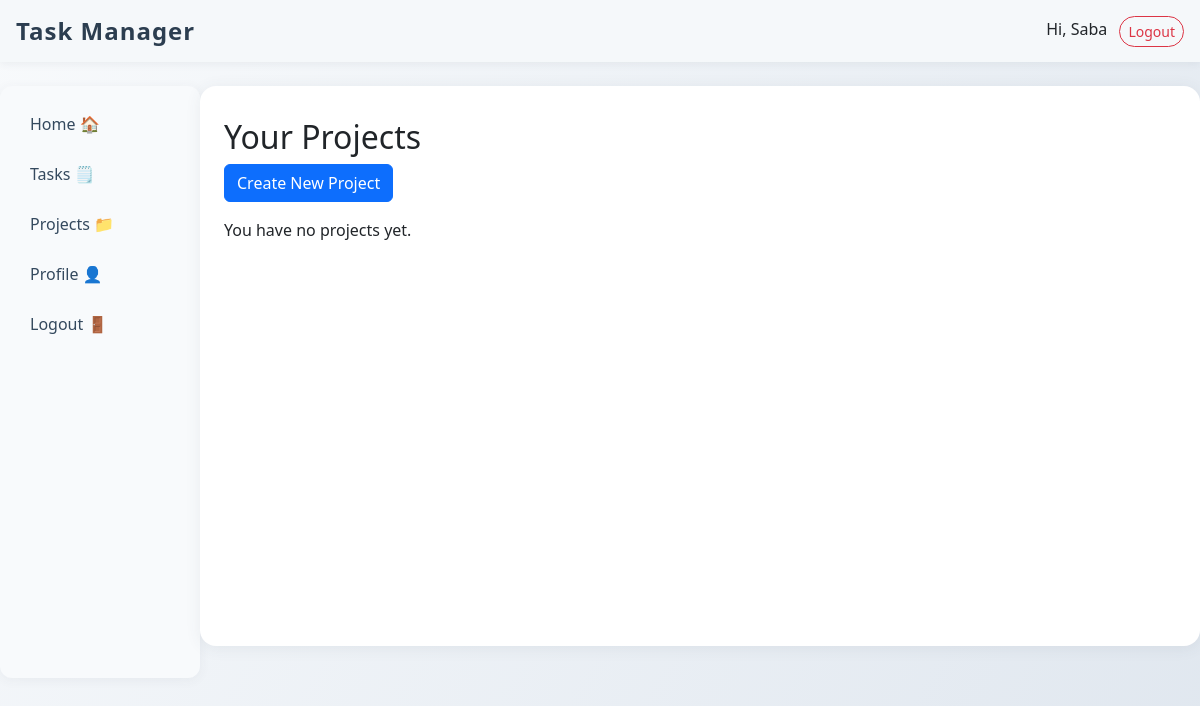
The app's page /projects/ (signed in), older data.
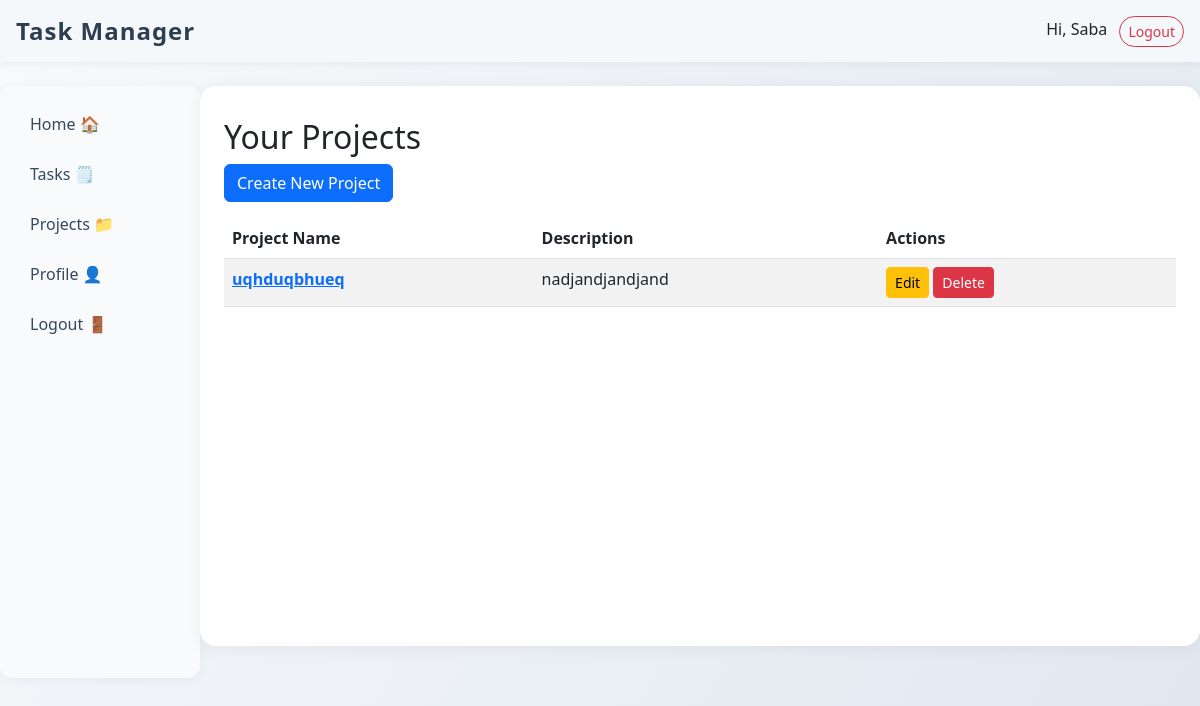
The same page, newer data.
### accounts/models.py (models this page shows, shortened)
class CustomUser(AbstractBaseUser, PermissionsMixin):
    email = models.EmailField(unique=True)
    first_name = models.CharField(max_length=50, blank=True)
    last_name = models.CharField(max_length=50, blank=True)
    is_active = models.BooleanField(default=True)
    is_staff = models.BooleanField(default=False)
    date_joined = models.DateTimeField(auto_now_add=True)
    USERNAME_FIELD = 'email'
    REQUIRED_FIELDS = []
    objects = CustomUserManager()

### tasks/models.py (models this page shows, shortened)
class Project(models.Model):
    name = models.CharField(max_length=255)
    description = models.TextField(blank=True)
    owner = models.ForeignKey(settings.AUTH_USER_MODEL, on_delete=models.CASCADE, related_name='projects')
    created_at = models.DateTimeField(auto_now_add=True)

### tasks/views.py (the view)
# urls.py: path('projects/', views.project_list, name='project_list'),
@login_required
def project_list(request):
    projects = request.user.projects.all()
    template = 'tasks/partials/project_list.html' if is_htmx(request) else 'tasks/project_list.html'
    return render(request, template, {'projects': projects})

### tasks/views.py (called while the page is built)
def is_htmx(request):
    return request.headers.get('HX-Request') == 'true'

### tasks/templates/tasks/project_list.html
{% extends 'base.html' %}
{% block content %}
    <h2>Your Projects</h2>
    <a href="{% url 'tasks:create_project' %}" class="btn btn-primary mb-3">Create New Project</a>
    {% if projects %}
        <table class="table table-striped">
            <thead>
                <tr>
                    <th>Project Name</th>
                    <th>Description</th>
                    <th>Actions</th>
                </tr>
            </thead>
            <tbody>
                {% for project in projects %}
                    <tr>
                        <td>
                            <strong>
                                <a href="{% url 'tasks:project_detail' project.id %}" target="_blank">{{ project.name }}</a>
                            </strong>
                        </td>
                        <td>{{ project.description }}</td>
                        <td>
                            <a href="{% url 'tasks:edit_project' project.id %}" class="btn btn-sm btn-warning">Edit</a>
                            <a href="{% url 'tasks:delete_project' project.id %}" class="btn btn-sm btn-danger">Delete</a>
                        </td>
                    </tr>
                {% endfor %}
            </tbody>
        </table>
    {% else %}
        <p>You have no projects yet.</p>
    {% endif %}
{% endblock %}

### templates/base.html (shortened to what this page needs)
<!DOCTYPE html>
<html lang="en">
<head>
    <link rel="stylesheet" href="https://cdn.jsdelivr.net/npm/bootstrap@5.3.0/dist/css/bootstrap.min.css">
    {% load static %}
    <link rel="stylesheet" href="{% static 'css/static.css' %}">
</head>
<body>
    <nav class="navbar navbar-expand-lg navbar-light bg-light px-3">
        <a class="navbar-brand"
           href="{% url 'tasks:home' %}"
           hx-get="{% url 'tasks:home' %}"
           hx-target="#main-content"
           hx-swap="innerHTML"
           hx-push-url="true">
           Task Manager
        </a>
        <div class="ms-auto">
            {% if user.is_authenticated %}
                <span class="me-2">Hi, {{ user.first_name|default:user.email }}</span>
                <a href="{% url 'accounts:logout' %}"
                   class="btn btn-outline-danger btn-sm"
                   hx-get="{% url 'accounts:logout' %}"
                   hx-target="#main-content"
                   hx-swap="innerHTML"
                   hx-push-url="true">Logout</a>
            {% endif %}
        </div>
    </nav>
    <div class="container-fluid mt-4">
        <div class="row">
            <nav class="col-md-3 col-lg-2 d-md-block bg-light sidebar py-3">
                <ul class="nav flex-column">
                    <li class="nav-item">
                        <a class="nav-link"
                           href="{% url 'tasks:home' %}"
                           hx-get="{% url 'tasks:home' %}"
                           hx-target="#main-content"
                           hx-swap="innerHTML"
                           hx-push-url="true">Home 🏠</a>
                    </li>
                    {% if user.is_authenticated %}
                    <li class="nav-item">
                        <a class="nav-link"
                           href="{% url 'tasks:task_list' %}"
                           hx-get="{% url 'tasks:task_list' %}"
                           hx-target="#main-content"
                           hx-swap="innerHTML"
                           hx-push-url="true">Tasks 🗒️</a>
                    </li>
                    <li class="nav-item">
                        <a class="nav-link"
                           href="{% url 'tasks:project_list' %}"
                           hx-get="{% url 'tasks:project_list' %}"
                           hx-target="#main-content"
                           hx-swap="innerHTML"
                           hx-push-url="true">Projects 📁</a>
                    </li>
                    <li class="nav-item">
                        <a class="nav-link"
                           href="{% url 'accounts:profile' %}"
                           hx-get="{% url 'accounts:profile' %}"
                           hx-target="#main-content"
                           hx-swap="innerHTML"
                           hx-push-url="true">Profile 👤</a>
                    </li>
                    <li class="nav-item">
                        <a class="nav-link"
                           href="{% url 'accounts:logout' %}"
                           hx-get="{% url 'accounts:logout' %}"
                           hx-target="#main-content"
                           hx-swap="innerHTML"
                           hx-push-url="true">Logout 🚪</a>
                    </li>
                    {% endif %}
                </ul>
            </nav>
            <main class="col-md-9 ms-sm-auto col-lg-10 px-md-4" id="main-content">
                {% block content %}
                {% endblock %}
            </main>
        </div>
    </div>
</body>
</html>

### static/css/static.css (style rules this page uses)
body { background: linear-gradient(120deg, #f8fafc 0%, #e0e7ef 100%); min-height: 100vh; font-family: 'Segoe UI', 'Roboto', Arial, sans-serif; }
.navbar { box-shadow: 0 2px 8px rgba(60, 72, 88, 0.07); background: #f5f8fa !important; }
.navbar-brand { font-weight: bold; font-size: 1.5rem; color: #2c3e50 !important; letter-spacing: 1px; }
.navbar .btn { border-radius: 20px; transition: background 0.2s, color 0.2s; }
.sidebar { background: #f8fafc !important; border-radius: 12px; min-height: 70vh; box-shadow: 0 2px 12px rgba(60, 72, 88, 0.06); }
.sidebar .nav-link { color: #34495e; font-weight: 500; border-radius: 8px; margin-bottom: 6px; transition: background 0.2s, color 0.2s; padding: 10px 18px; }
main { background: #fff; border-radius: 16px; box-shadow: 0 2px 16px rgba(60, 72, 88, 0.08); padding: 2rem 2.5rem; min-height: 70vh; margin-bottom: 2rem; margin-top: 0.5rem; }
.sidebar { scrollbar-width: thin; scrollbar-color: #0d6efd #e0e7ef; }

Row changes from the older to the newer data that the page shows:
added Project: name "uqhduqbhueq", description "nadjandjandjand"
Text that changed along with them:
text no longer shown: "You have no projects yet."
text now shown: "Project Name Description Actions"
